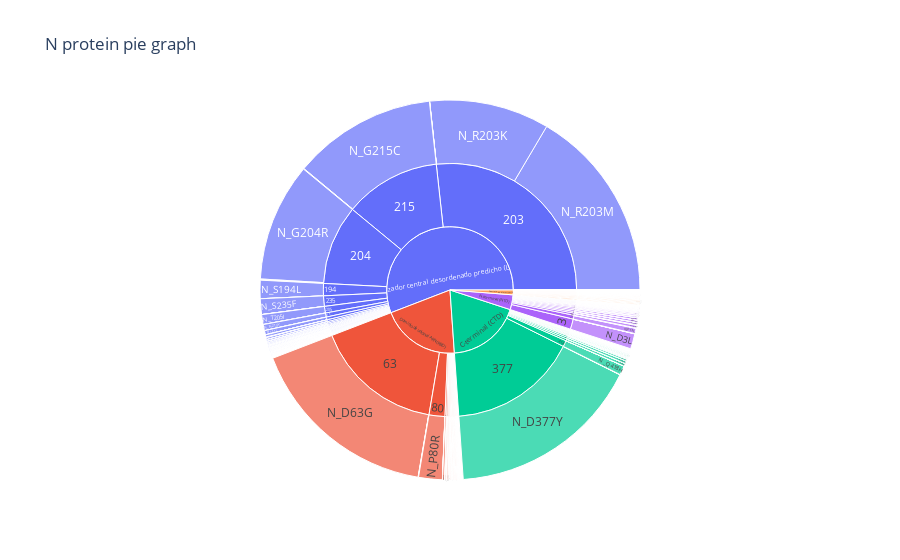

This figure's notebook cell:
### Code cell
fig =px.sunburst(
    myDF[2],
    path=['area','position','N_'],
    #parents='Tipo de mutacion',
    values='count',
    title="N protein pie graph",
)
fig.show()

### Figure 1 — Plotly figure (JSON) as saved in the notebook; plotly's stock layout.template omitted (floating-point values rounded to 4 significant figures; data arrays with more than 128 entries replaced by an {"elided": "..."} marker saying what was removed)
{"data": [{"branchvalues": "total", "domain": {"x": [0, 1], "y": [0, 1]}, "hovertemplate": "labels=%{label}<br>count=%{value}<br>parent=%{parent}<br>id=%{id}<extra></extra>", "ids": {"elided": "1259 str values"}, "labels": {"elided": "1259 str values"}, "name": "", "parents": {"elided": "1259 str values"}, "type": "sunburst", "values": {"elided": "1259 int values"}}], "layout": {"legend": {"tracegroupgap": 0}, "title": {"text": "N protein pie graph"}}}
